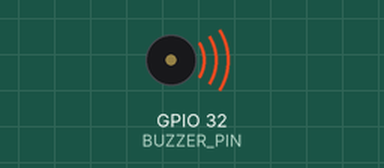
Recording of a sketch running on a simulated ESP32. Shown: buzzer (waves = sounding).

Above: at 0.5 s.
Timing chart, 0 to 4.6 s (numbered marks = the images above):
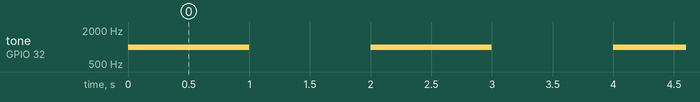

The sketch:

buzzer.ino
```cpp
const int BUZZER_PIN = 32;
const int hz = 1000;

void setup() {
  pinMode(BUZZER_PIN, OUTPUT);
}

void loop() {
  tone(BUZZER_PIN, hz);
  delay(1000);
  noTone(BUZZER_PIN);
  delay(1000);
}
```

Measured:
- by itself, tone on GPIO 32 (BUZZER_PIN): alternates 1000 Hz for 1.0 s and silent for 1.0 s
